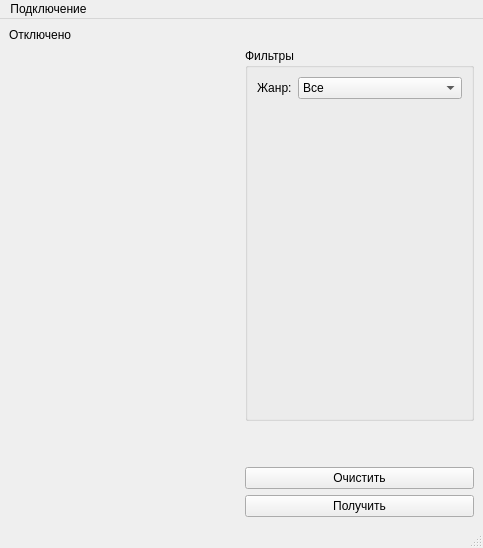
<?xml version="1.0" encoding="UTF-8"?>
<ui version="4.0">
 <class>MainWindow</class>
 <widget class="QMainWindow" name="MainWindow">
  <property name="geometry">
   <rect>
    <x>0</x>
    <y>0</y>
    <width>483</width>
    <height>548</height>
   </rect>
  </property>
  <property name="sizePolicy">
   <sizepolicy hsizetype="Preferred" vsizetype="Expanding">
    <horstretch>0</horstretch>
    <verstretch>0</verstretch>
   </sizepolicy>
  </property>
  <property name="windowTitle">
   <string>MainWindow</string>
  </property>
  <widget class="QWidget" name="centralwidget">
   <layout class="QGridLayout" name="gridLayout">
    <item row="4" column="1">
     <widget class="QPushButton" name="pb_request">
      <property name="sizePolicy">
       <sizepolicy hsizetype="Minimum" vsizetype="Maximum">
        <horstretch>0</horstretch>
        <verstretch>0</verstretch>
       </sizepolicy>
      </property>
      <property name="text">
       <string>Получить</string>
      </property>
     </widget>
    </item>
    <item row="1" column="1">
     <widget class="QGroupBox" name="gb_filters">
      <property name="sizePolicy">
       <sizepolicy hsizetype="Preferred" vsizetype="Minimum">
        <horstretch>0</horstretch>
        <verstretch>0</verstretch>
       </sizepolicy>
      </property>
      <property name="title">
       <string>Фильтры</string>
      </property>
      <layout class="QFormLayout" name="formLayout">
       <item row="0" column="0">
        <widget class="QLabel" name="lb_category">
         <property name="text">
          <string>Жанр:</string>
         </property>
        </widget>
       </item>
       <item row="0" column="1">
        <widget class="QComboBox" name="cb_category">
         <item>
          <property name="text">
           <string>Все</string>
          </property>
         </item>
         <item>
          <property name="text">
           <string>Комедия</string>
          </property>
         </item>
         <item>
          <property name="text">
           <string>Ужасы</string>
          </property>
         </item>
        </widget>
       </item>
      </layout>
     </widget>
    </item>
    <item row="2" column="1">
     <spacer name="verticalSpacer">
      <property name="sizeType">
       <enum>QSizePolicy::Fixed</enum>
      </property>
      <property name="sizeHint" stdset="0">
       <size>
        <width>20</width>
        <height>40</height>
       </size>
      </property>
     </spacer>
    </item>
    <item row="3" column="1">
     <widget class="QPushButton" name="pb_clear">
      <property name="sizePolicy">
       <sizepolicy hsizetype="Minimum" vsizetype="Maximum">
        <horstretch>0</horstretch>
        <verstretch>0</verstretch>
       </sizepolicy>
      </property>
      <property name="text">
       <string>Очистить</string>
      </property>
     </widget>
    </item>
    <item row="0" column="0">
     <widget class="QLabel" name="lb_statusConnect">
      <property name="sizePolicy">
       <sizepolicy hsizetype="Preferred" vsizetype="Maximum">
        <horstretch>0</horstretch>
        <verstretch>0</verstretch>
       </sizepolicy>
      </property>
      <property name="text">
       <string>Отключено</string>
      </property>
     </widget>
    </item>
    <item row="1" column="0" rowspan="4">
     <widget class="QWidget" name="TableWid" native="true">
      <layout class="QVBoxLayout" name="verticalLayout_2">
       <item>
        <layout class="QVBoxLayout" name="verticalLayout"/>
       </item>
      </layout>
     </widget>
    </item>
   </layout>
  </widget>
  <widget class="QMenuBar" name="menubar">
   <property name="geometry">
    <rect>
     <x>0</x>
     <y>0</y>
     <width>483</width>
     <height>22</height>
    </rect>
   </property>
   <widget class="QMenu" name="menu">
    <property name="title">
     <string>Подключение</string>
    </property>
    <addaction name="act_addData"/>
    <addaction name="separator"/>
    <addaction name="act_connect"/>
   </widget>
   <addaction name="menu"/>
  </widget>
  <widget class="QStatusBar" name="statusbar"/>
  <action name="act_connect">
   <property name="text">
    <string>Подключиться</string>
   </property>
  </action>
  <action name="act_addData">
   <property name="text">
    <string>Ввести данные</string>
   </property>
  </action>
 </widget>
 <resources/>
 <connections/>
</ui>
